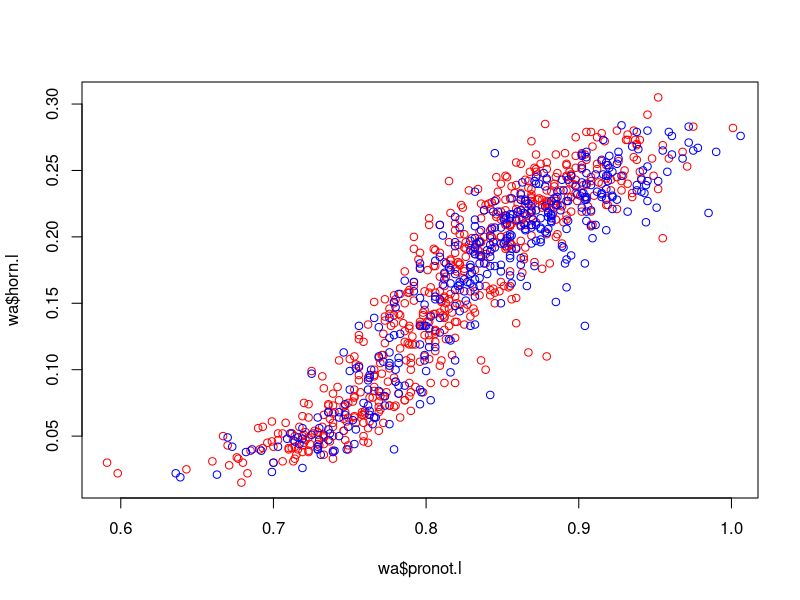
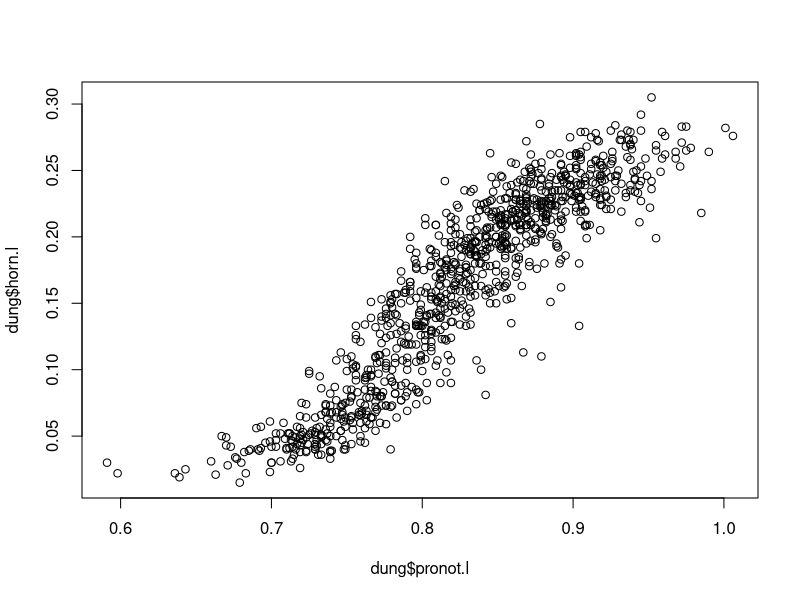
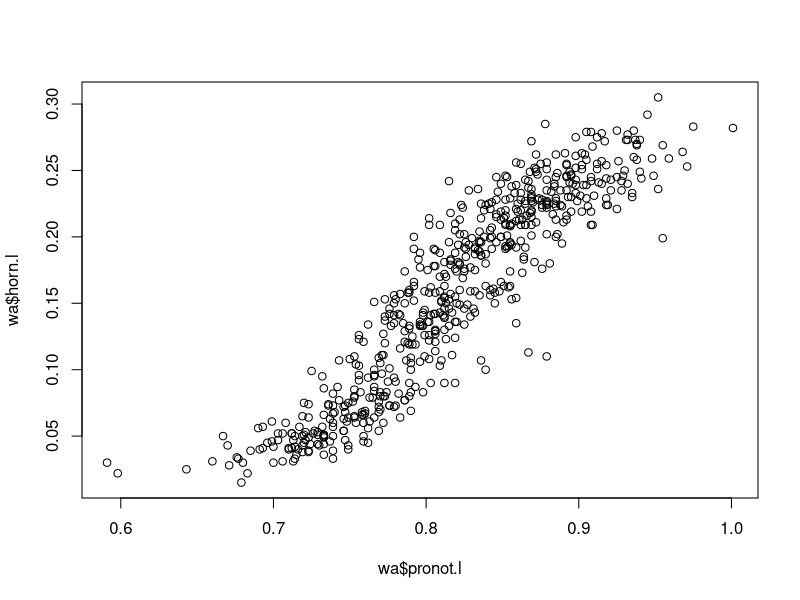

Write R code to recreate these figures, in order. (Note: this script raises an error after producing the figures.)
library(ggplot2)
library(segmented)
#trying to replicate the analysis from "Threshold Evolution in Extoic POpulations of a Polyphenic Beetle, Moczek et al 2002"
dung<- read.table("o_nuchicornis_male_measurements_set1_feb17_2016.csv", header= TRUE , sep= ",")
dung$latitude <- as.factor(dung$latitude)
dung$longitude <- as.factor(dung$longitude)
dung$farm.code <- as.factor(dung$farm.code)
dung$location.code <- as.factor(dung$location.code)
dung$year <- as.factor(dung$year)
dung <-subset(dung, location != "BC")
dung<- dung[order(dung$latitude),]
dung$horn.log<-log(dung$horn.l)
dung$pronot.log<-log(dung$pronot.l)
str(dung)

wa <- subset(dung, location=="wa")
or <- subset(dung, location=="or")

plot(wa$pronot.l,wa$horn.l, col="red")
points(or$pronot.l,or$horn.l, col="blue")

lin.mod <-lm(horn.l~pronot.l, data=dung)
plot(dung$horn.l ~ dung$pronot.l)
segmented.mod <- segmented(lin.mod, seg.Z = ~pronot.l, psi=0.85)
summary(segmented.mod)
slope(segmented.mod)


lin.mod.wa <- lm(horn.l~pronot.l, data=wa)
segmented.mod.wa <- segmented(lin.mod.wa, seg.Z = ~pronot.l, psi=0.8)
summary(segmented.mod.wa)
slope(segmented.mod.wa)
plot(wa$horn.l ~ wa$pronot.l)


lin.mod.or <- lm(horn.l~pronot.l, data=or)
segmented.mod.or <- segmented(lin.mod.or, seg.Z = ~pronot.l, psi=0.8)
summary(segmented.mod.or)
slope(segmented.mod.or)

#where y is horn length, it will calculate the model for the curve and test for differences. 
#The thing about it, though is we need to extract a few things and establish the initial parameters for the model....
#i.e. we need to get the values for beta3 and beta4 out of our own curves. 
#Namely, beta3 needs to be the slope coefficient of the initial curve 
#beta4 needs to be the body size at the inflection of the sigmoid curve we fit. 


fullmodel<-nls(horn.l~ y0 +((a*pronot.l^b)/(c^b+pronot.l^b)),
    data=dung,
    start=list(y0=min(dung$horn.l), a=range(dung$horn.l), b=1.09, c=0.872))
shapiro.test(residuals(fullmodel))
wa.model<-nls(horn.l~ y0 +((a*pronot.l^b)/(c^b+pronot.l^b)),
              data=wa,
              start=list(y0=min(wa$horn.l), a=range(wa$horn.l), b=1.09696, c=0.878), nls.control(warnOnly=TRUE))
shapiro.test(residuals(wa.model))

##this one breaks and I'm not sure whyyyyy
or.model<-nls(horn.l~ y0 +((a*pronot.l^b)/(c^b+pronot.l^b)),
              data=or,
              start=list(y0=min(or$horn.l), a=range(or$horn.l), b=1.10221, c=0.863), nls.control(warnOnly=TRUE))

shapiro.test(residuals(or.model))

ks.test(residuals(segmented.mod.or), residuals(segmented.mod.wa))
